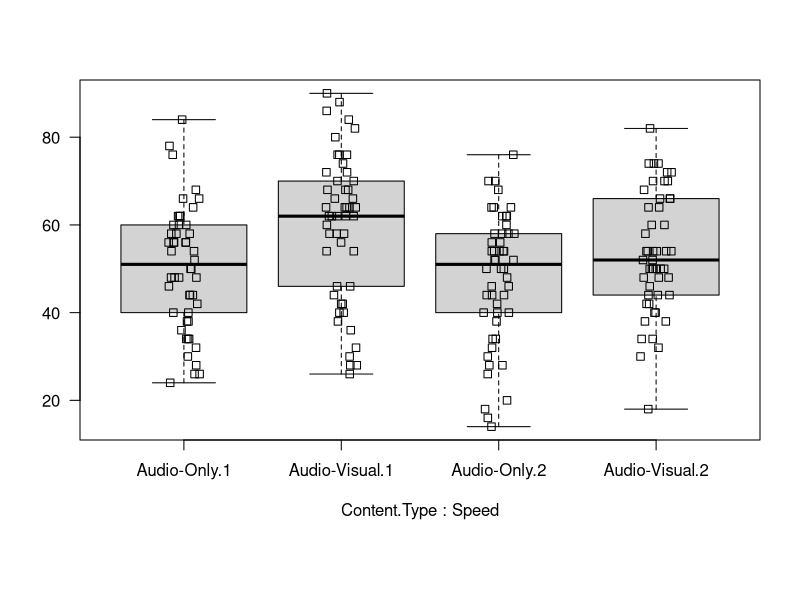
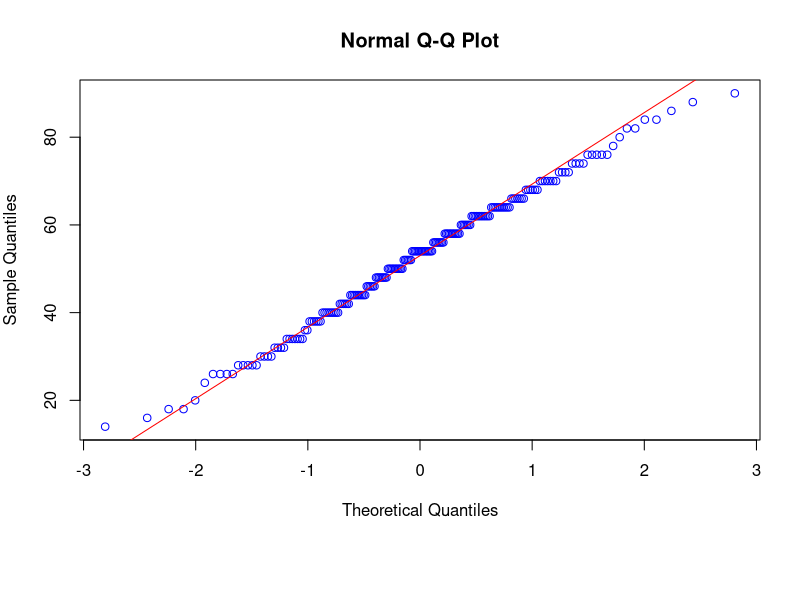
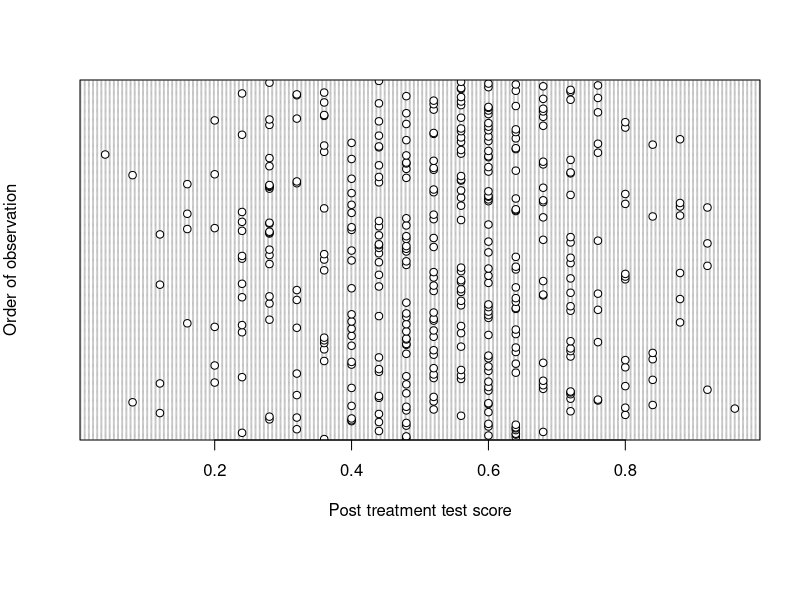

Write the R code that produced these figures, in order.


library(tidyverse)

data <- read.csv("Ex2 Data.csv")

mod_data <- data %>% 
  select(Participant.ID, Condition, Speed, 
         Content.Type, Appraisals.Accuracy, 
         Roman.Empire.Accuracy, Avg.Accuracy) %>%
  mutate(Avg.Accuracy = Avg.Accuracy*100,
         Appraisals.Accuracy = Appraisals.Accuracy*100,
         Roman.Empire.Accuracy = Roman.Empire.Accuracy*100)

output_data <- read.csv("Ex2 Output.csv")

mod_output_data <- output_data %>% 
  group_by(Participant.ID) %>% 
  mutate(Accuracy = mean(Accuracy)*100) %>%  
  distinct(Participant.ID, .keep_all = TRUE) %>%  
  ungroup()


mod_output_data$Speed <- factor(mod_output_data$Speed)
mod_output_data$Content.Type <- factor(mod_output_data$Content.Type)
mod_output_data$Condition <- factor(mod_output_data$Condition,
                             labels = c("1x Audio", "2x Audio-Visual", "2x Audio", "1x Audio-Visual"))


summary(mod_output_data)

par(mar = c(8, 4, 4, 2))  # Increase bottom margin
boxplot(Accuracy ~ Content.Type * Speed, data = mod_output_data, 
        ylab = "", main = "", las = 1)

stripchart(Accuracy ~ Content.Type * Speed, data = mod_output_data, vertical = TRUE, add = TRUE, method = "jitter")

sort(tapply(mod_output_data$Accuracy, mod_output_data$Condition, sd))

qqnorm(mod_output_data$Accuracy, pty = 4, col ="blue")
qqline(mod_output_data$Accuracy, col = "red")

dotchart(output_data$Accuracy, ylab = "Order of observation", xlab ="Post treatment test score")

mod1 <- aov(Accuracy ~ Content.Type * Speed, data = mod_output_data)
summary(mod1)

library(emmeans)
reg.mod <- lm(Accuracy ~ Content.Type * Speed, data = mod_output_data)
summary(reg.mod)
mod1 <- aov(Accuracy ~ Content.Type * Speed, data = mod_output_data)
summary(mod1)


emmeans(reg.mod,~Content.Type * Speed)
